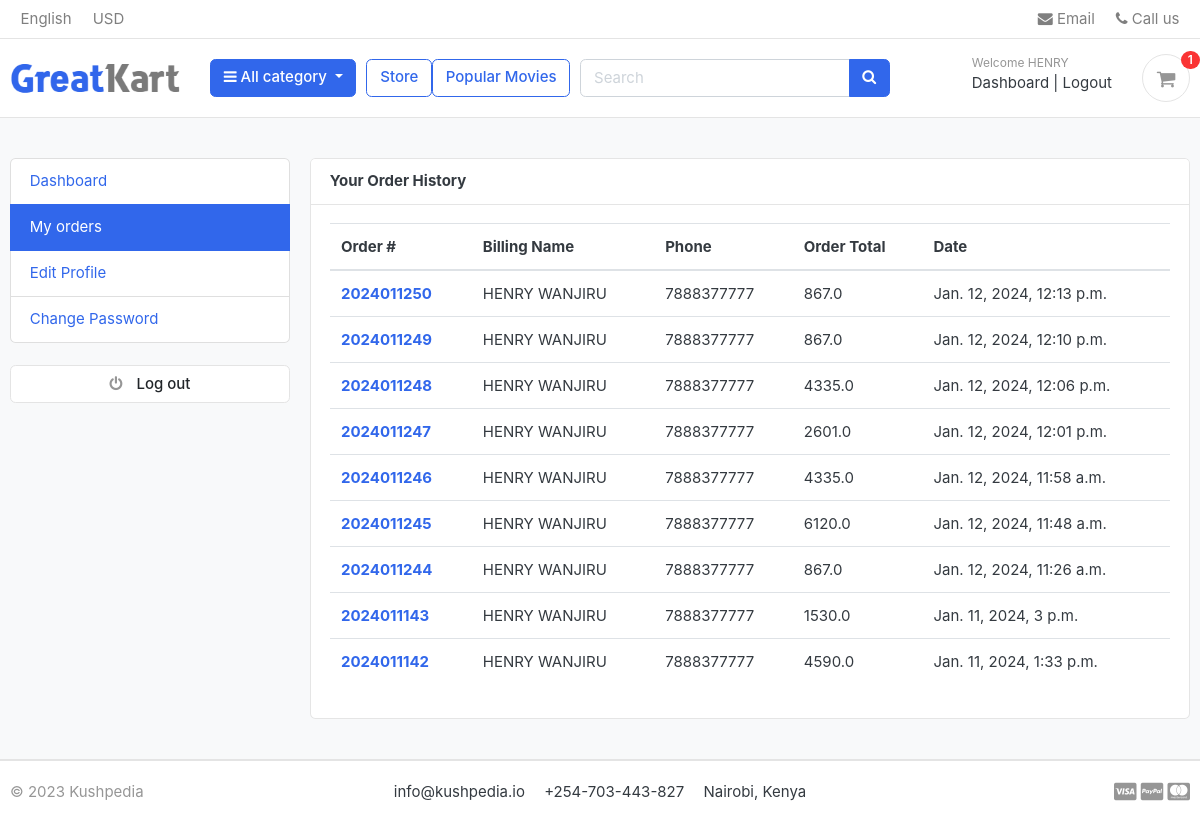
Page /accounts/my_orders/ (signed in) on the earlier database version.
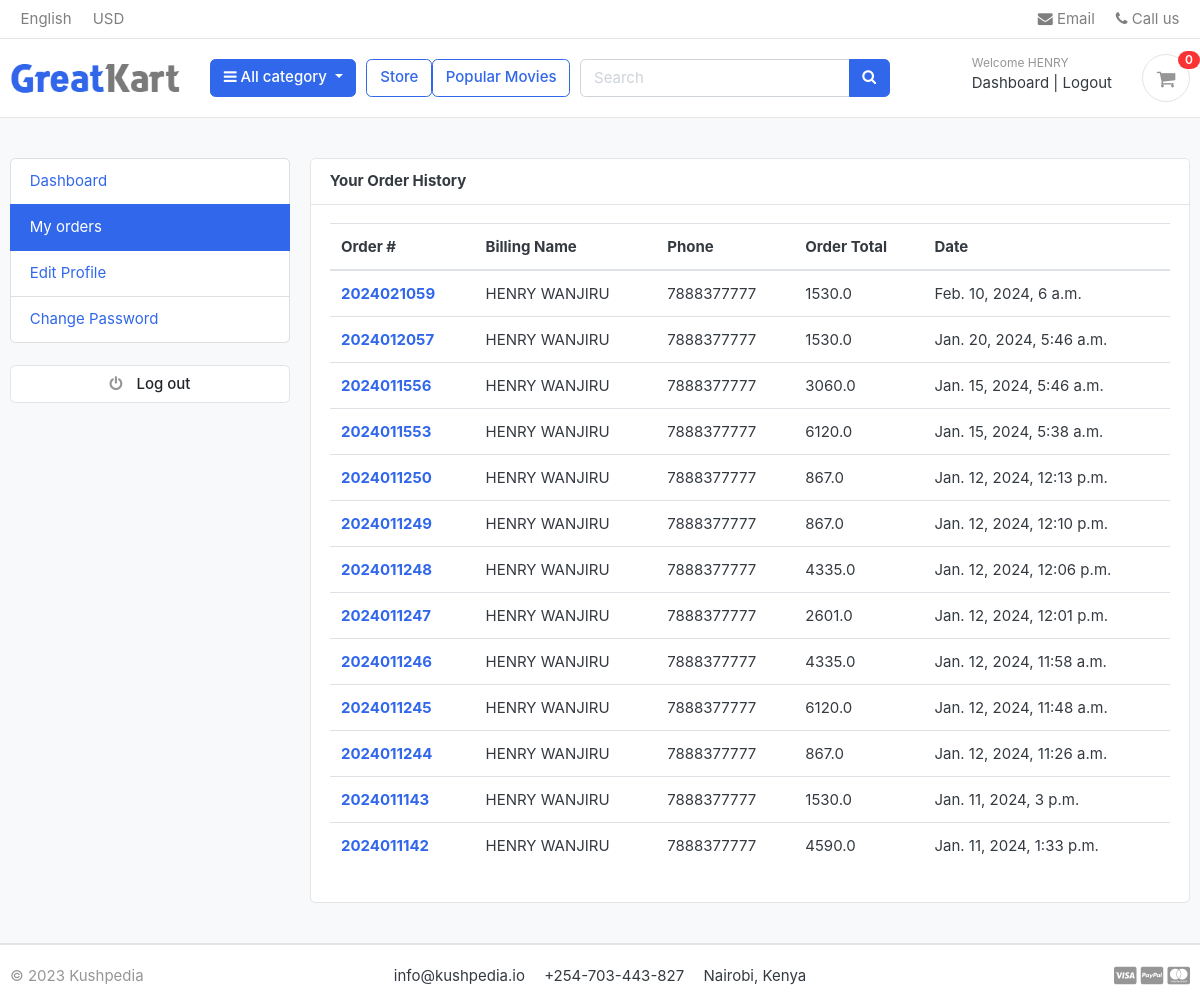
Same page on the later database version.
### orders/models.py (models this page shows, shortened)
class Order(models.Model):
    STATUS = (
        ('New', 'New'),
        ('Accepted', 'Accepted'),
        ('Completed', 'Completed'),
        ('Cancelled', 'Cancelled'),
    )
    user = models.ForeignKey(Account, on_delete=models.SET_NULL, null=True)
    payment = models.ForeignKey(Payment, on_delete=models.SET_NULL, blank=True, null=True)
    order_number = models.CharField(max_length=20)
    first_name = models.CharField(max_length=50)
    last_name = models.CharField(max_length=50)
    phone = models.CharField(max_length=15)
    email = models.EmailField(max_length=50)
    address_line_1 = models.CharField(max_length=50)
    address_line_2 = models.CharField(max_length=50, blank=True)
    country = models.CharField(max_length=50)
    state = models.CharField(max_length=50)
    city = models.CharField(max_length=50)
    order_note = models.CharField(max_length=100, blank=True)
    order_total = models.FloatField()
    tax = models.FloatField()
    status = models.CharField(max_length=10, choices=STATUS, default='New')
    ip = models.CharField(blank=True, max_length=20)
    is_ordered = models.BooleanField(default=False)
    created_at = models.DateTimeField(auto_now_add=True)
    updated_at = models.DateTimeField(auto_now=True)
    def full_name(self):
        return f'{self.first_name} {self.last_name}'

### accounts/views.py (the view)
# urls.py: path('my_orders/', views.my_orders, name="my_orders"),
def my_orders(request):
    orders = Order.objects.filter(user=request.user, is_ordered=True).order_by('-id')
    context = {
        'orders' : orders
    }
    return render(request, 'accounts/my_orders.html', context)

### carts/context_processors.py (called while the page is built)
def counter(request):
    cart_count = 0
    if 'admin' in request.path:
        return {}
    else:
        try:
            cart = Cart.objects.filter(cart_id=_cart_id(request))
            if request.user.is_authenticated:
                cart_items = CartItem.objects.all().filter(user = request.user)
            else:
                cart_items = CartItem.objects.all().filter(cart=cart[:1])
            for cart_item in cart_items:
                cart_count += cart_item.quantity
        except Cart.DoesNotExist:
            cart_count = 0
    return dict(cart_count = cart_count)

### carts/views.py (called while the page is built)
def _cart_id(request):
    cart = request.session.session_key
    if not cart:
        cart = request.session.create()
    return cart

### categoryApp/context_processors.py (called while the page is built)
def menu_links(request):
    links = Category.objects.all()
    return dict(links=links)

### categoryApp/models.py (called while the page is built)
    def get_url(self):
        return reverse('products_by_category', args=[self.slug])

### templates/accounts/my_orders.html (shortened to what this page needs)
{% extends 'base.html' %}
{% block content %}
<section class="section-conten padding-y bg">
    <div class="container">
        <div class="row">
        <aside class="col-md-3">
            {% include 'includes/dashboard_sidebar.html' %}
            <br>
        </aside>
        <main class="col-md-9">
            <article class="card">
            <header class="card-header">
                <strong class="d-inline-block mr-3">Your Order History</strong>
            </header>
            <div class="card-body">
                <div class="row">
                    <div class="col-md-12">
                        <table class="table table-hover">
                            <thead>
                            <tr>
                                <th scope="col">Order #</th>
                                <th scope="col">Billing Name</th>
                                <th scope="col">Phone</th>
                                <th scope="col">Order Total</th>
                                <th scope="col">Date</th>
                            </tr>
                            </thead>
                            <tbody>
                            {% for order in orders %}
                            <tr>
                                <th scope="row"><a href="{% url 'order_detail' order.order_number %}">{{order.order_number}}</a></th>
                                <td>{{order.full_name}}</td>
                                <td>{{order.phone}}</td>
                                <td>{{order.order_total}}</td>
                                <td>{{order.created_at}}</td>
                            </tr>
                            {% endfor %}
                            </tbody>
                        </table>
                    </div>
                </div>
            </div>
            </article>
        </main>
    </div>
    </div>
    </section>
{%endblock content %}

### templates/includes/navbar.html (shortened to what this page needs)
{% load static %}
<header class="section-header">
    <nav class="navbar p-md-0 navbar-expand-sm navbar-light border-bottom">
    <div class="container">
    <div class="collapse navbar-collapse" id="navbarTop4">
        <ul class="navbar-nav mr-auto">
        <li class="nav-item dropdown">
            <a href="#" class="nav-link">   English </a>
            </li>
            <li class="nav-item dropdown">
                <a href="#" class="nav-link"> USD </a>
            </li>
        </ul>
        <ul class="navbar-nav">
            <li><a href="#" class="nav-link"> <i class="fa fa-envelope"></i> Email </a></li>
            <li><a href="#" class="nav-link"> <i class="fa fa-phone"></i> Call us </a></li>
        </ul>
    </div>
    </div>
    </nav>
    <section class="header-main border-bottom">
        <div class="container">
    <div class="row align-items-center">
        <div class="col-lg-2 col-md-3 col-6">
            <a href="{% url 'home' %}" class="brand-wrap">
                <img class="logo" src="{% static './images/logo.png' %}">
            </a>
        </div>
        <div class="col-lg col-sm col-md col-6 flex-grow-0">
            <div class="category-wrap dropdown d-inline-block float-right">
                <button type="button" class="btn btn-primary dropdown-toggle" data-toggle="dropdown">
                    <i class="fa fa-bars"></i> All category
                </button>
            </div>
        </div>
        <a href="{% url 'store' %}" class="btn btn-outline-primary">Store</a>
        <a href="{% url 'popular_movies' %}" class="btn btn-outline-primary">Popular Movies</a>
        <div class="col-lg  col-md-6 col-sm-12 col">
            <form action="{% url 'search' %}" class="search" method="GET">
                <div class="input-group w-100">
                <input type="text" class="form-control" style="width:60%;" placeholder="Search" name="keyword">
                <div class="input-group-append">
                <button class="btn btn-primary" type="submit">
                <i class="fa fa-search"></i>
                </button>
                </div>
        </div>
            </form>
        </div>
        <div class="col-lg-3 col-sm-6 col-8 order-2 order-lg-3">
                    <div class="d-flex justify-content-end mb-3 mb-lg-0">
                        <div class="widget-header">
                            {% if user.id is not None %}
                            <small class="title text-muted">Welcome {{user.first_name}}</small>
                            <div>
                                <a href="{% url 'dashboard' %}">Dashboard</a> <span class="dark-transp"> | </span>
                                <a href="{% url 'logout' %}"> Logout</a>
                                {% else %}
                                <small class="title text-muted">Welcome guest!</small>
                                <div>
                                    <a href="{% url 'login' %}">Sign in</a> <span class="dark-transp"> | </span>
                                    <a href="{% url 'register' %}"> Register</a>
                                {% endif %}
                            </div>
                        </div>
                        <a href="{% url 'cart' %}" class="widget-header pl-3 ml-3">
                            <div class="icon icon-sm rounded-circle border"><i class="fa fa-shopping-cart"></i></div>
                            <span class="badge badge-pill badge-danger notify">{{cart_count}}</span>
                        </a>
                    </div>
                </div>
    </div>
        </div>
    </section>
    </header>

Differences in the rows shown:
added Order: order_number "2024021059", full_name "HENRY WANJIRU", phone "7888377777", order_total "1530.0", created_at "Feb. 10, 2024, 6 a.m."
added Order: order_number "2024012057", full_name "HENRY WANJIRU", phone "7888377777", order_total "1530.0", created_at "Jan. 20, 2024, 5:46 a.m."
added Order: order_number "2024011556", full_name "HENRY WANJIRU", phone "7888377777", order_total "3060.0", created_at "Jan. 15, 2024, 5:46 a.m."
added Order: order_number "2024011553", full_name "HENRY WANJIRU", phone "7888377777", order_total "6120.0", created_at "Jan. 15, 2024, 5:38 a.m."
Other differences:
{{ cart_count }}: "1" → "0"
